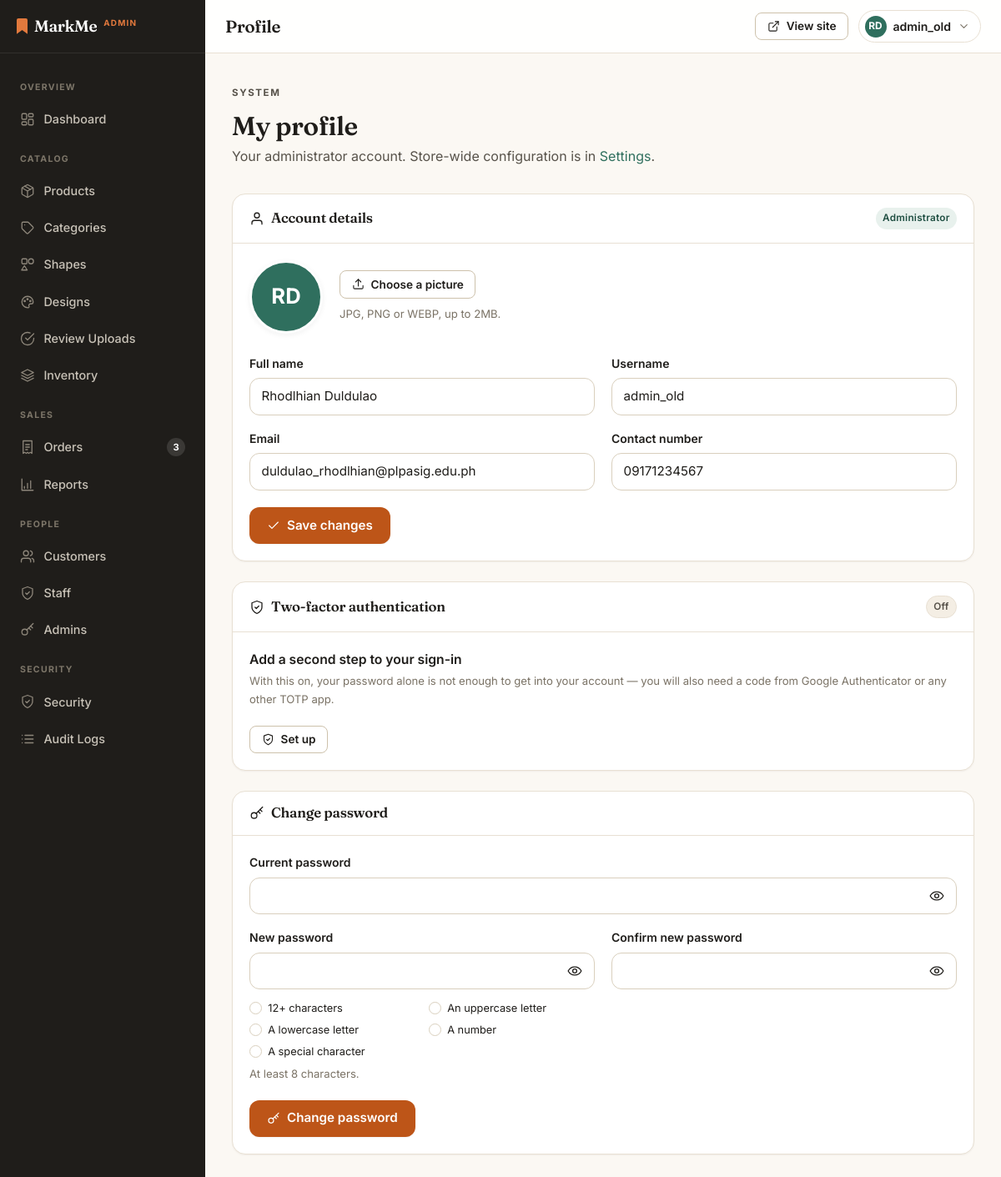
Screenshot of /admin/profile.php (signed in) with the database file from the repository.
### tables this page shows
CREATE TABLE `users` (
  `user_id` int(10) UNSIGNED NOT NULL,
  `role` enum('customer','staff','admin') NOT NULL DEFAULT 'customer',
  `username` varchar(50) NOT NULL,
  `email` varchar(150) NOT NULL,
  `password_hash` varchar(255) NOT NULL,
  `mfa_secret` varchar(64) DEFAULT NULL,
  `mfa_enabled` tinyint(1) NOT NULL DEFAULT 0,
  `mfa_confirmed_at` timestamp NULL DEFAULT NULL,
  `password_changed_at` timestamp NULL DEFAULT NULL,
  `full_name` varchar(150) NOT NULL,
  `avatar_path` varchar(255) DEFAULT NULL,
  `contact_number` varchar(30) DEFAULT NULL,
  `address` varchar(255) DEFAULT NULL,
  `city` varchar(100) DEFAULT NULL,
  `province` varchar(100) DEFAULT NULL,
  `postal_code` varchar(10) DEFAULT NULL,
  `is_active` tinyint(1) NOT NULL DEFAULT 1,
  `activated_at` timestamp NULL DEFAULT NULL,
  `created_at` timestamp NOT NULL DEFAULT current_timestamp()
);

### admin/includes/admin_header.php (called while the page is built, shortened)
<?php
require_once __DIR__ . '/../../includes/icons.php';
require __DIR__ . '/../../includes/backoffice/shell_header.php';

### admin/profile.php (called while the page is built)
<?php
require __DIR__ . '/../includes/backoffice/screens/profile.php';
require __DIR__ . '/includes/admin_header.php';
require __DIR__ . '/../includes/backoffice/views/profile.php';
require __DIR__ . '/../includes/backoffice/shell_footer.php';

### includes/backoffice/screens/profile.php (called while the page is built, shortened)
<?php
$userId = (int)current_user()['user_id'];
$stmt = db()->prepare('SELECT * FROM users WHERE user_id = :id');
$stmt->execute(['id' => $userId]);
$admin = $stmt->fetch();
$avatar = avatar_url($admin['avatar_path']);
$pageTitle = 'Profile';

### includes/functions.php (called while the page is built, shortened)
<?php
require_once __DIR__ . '/../config/db.php';
function e(?string $value): string
{
    return htmlspecialchars($value ?? '', ENT_QUOTES, 'UTF-8');
}
function current_user(): ?array
{
    return $_SESSION['user'] ?? null;
}
function is_logged_in(): bool
{
    return isset($_SESSION['user']);
}
function role_capabilities(string $role): array
{
    if ($role === 'admin') {
        return ['*'];
    }
    return [];
}
function can(string $capability): bool
{
    $caps = role_capabilities($_SESSION['user']['role']);
    return in_array('*', $caps, true) || in_array($capability, $caps, true);
}
function role_label(?string $role = null): string
{
    $role = $role ?? ($_SESSION['user']['role'] ?? '');
    return ['admin' => 'Administrator', 'staff' => 'Staff', 'customer' => 'Customer'][$role] ?? 'User';
}
function initials(?string $name): string
{
    $parts = preg_split('/\s+/', trim((string)$name)) ?: [];
    $parts = array_values(array_filter($parts));
    $first = mb_substr($parts[0], 0, 1);
    $last = count($parts) > 1 ? mb_substr($parts[count($parts) - 1], 0, 1) : '';
    return mb_strtoupper($first . $last);
}
function setting(string $key, string $default = ''): string
{
    static $cache = null;
    if ($cache === null) {
        $cache = [];
        foreach (db()->query('SELECT setting_key, setting_value FROM settings')->fetchAll() as $row) {
            $cache[$row['setting_key']] = (string)$row['setting_value'];
        }
    }
    return $cache[$key] ?? $default;
}
function avatar_url(?string $file): ?string
{
    if (!$file) {
        return null;
    }
    return is_file(__DIR__ . '/../uploads/avatars/' . $file)
        ? upload_url('avatars', $file)
        : null;
}

### config/db.php (called while the page is built, shortened)
<?php
function db(): PDO
{
    static $pdo = null;
    if ($pdo === null) {
        $dsn = 'mysql:host=' . DB_HOST . ';dbname=' . DB_NAME . ';charset=' . DB_CHARSET;
        $pdo = new PDO($dsn, DB_USER, DB_PASS, [
            PDO::ATTR_ERRMODE => PDO::ERRMODE_EXCEPTION,
            PDO::ATTR_DEFAULT_FETCH_MODE => PDO::FETCH_ASSOC,
            PDO::ATTR_EMULATE_PREPARES => false,
        ]);
    }
    return $pdo;
}

### includes/security.php (called while the page is built, shortened)
<?php
require_once __DIR__ . '/functions.php';
function sec_password_min(): int
{
    return max(8, (int)setting('password_min_length', '12'));
}
function password_rules(): array
{
    $min = sec_password_min();
    return [
        $min . '+ characters' => static fn(string $p): bool => mb_strlen($p) >= $min,
        'An uppercase letter' => static fn(string $p): bool => (bool)preg_match('/[A-Z]/', $p),
        'A lowercase letter' => static fn(string $p): bool => (bool)preg_match('/[a-z]/', $p),
        'A number' => static fn(string $p): bool => (bool)preg_match('/[0-9]/', $p),
        'A special character' => static fn(string $p): bool =>
            (bool)preg_match('/[^A-Za-z0-9]/', $p),
    ];
}

### includes/backoffice/views/profile.php (the view, shortened to what this page needs)
<div class="page-head">
    <div>
        <p class="eyebrow eyebrow-muted">System</p>
        <h2 style="margin-top:var(--s-2)">My profile</h2>
        <p>Your <?= e(strtolower(role_label())) ?> account.
            <?php if (can('settings.manage')): ?>
                Store-wide configuration is in
                <a href="<?= BASE_URL ?>/admin/settings.php">Settings</a>.
            <?php endif; ?></p>
    </div>
</div>
<div class="d-flex flex-column" style="gap:var(--s-6)">
    <form method="post" enctype="multipart/form-data">
        <section class="card card-flush">
            <div class="panel-head">
                <h2 class="d-flex align-items-center gap-2"><?= icon('user', 18) ?> Account details</h2>
                <span class="badge badge-ok"><?= e(role_label()) ?></span>
            </div>
            <div class="panel-body">
                <div class="avatar-editor" style="margin-bottom:var(--s-6)">
                    <span class="avatar-preview" data-avatar-preview>
                        <?php if ($avatar): ?>
                            <img src="<?= e($avatar) ?>" alt="Your current profile picture">
                        <?php else: ?>
                            <span class="avatar-initials"><?= e(initials($admin['full_name'])) ?></span>
                        <?php endif; ?>
                    </span>
                    <div class="avatar-editor-controls">
                        <label class="btn btn-secondary btn-sm" for="avatar">
                            <?= icon('upload', 15) ?> Choose a picture
                        </label>
                        <p class="form-text" style="margin:0">JPG, PNG or WEBP, up to 2MB.</p>
                    </div>
                </div>
                <div class="form-grid">
                    <div>
                        <label class="form-label" for="full_name">Full name</label>
                        <input type="text" id="full_name" name="full_name" class="form-control"
                               value="<?= e($admin['full_name']) ?>" autocomplete="name" required>
                    </div>
                    <div>
                        <label class="form-label" for="username">Username</label>
                        <input type="text" id="username" name="username" class="form-control"
                               value="<?= e($admin['username']) ?>" autocomplete="username" required>
                    </div>
                    <div>
                        <label class="form-label" for="email">Email</label>
                        <input type="email" id="email" name="email" class="form-control"
                               value="<?= e($admin['email']) ?>" autocomplete="email" required>
                    </div>
                    <div>
                        <label class="form-label" for="contact_number">Contact number</label>
                        <input type="tel" id="contact_number" name="contact_number" class="form-control"
                               value="<?= e($admin['contact_number']) ?>" autocomplete="tel">
                    </div>
                </div>
                <button type="submit" class="btn btn-primary" style="margin-top:var(--s-5)">
                    <?= icon('check', 16) ?> Save changes
                </button>
            </div>
        </section>
    </form>
    <?php require __DIR__ . '/../../mfa_panel.php'; ?>
    <section class="card card-flush">
        <div class="panel-head">
            <h2 class="d-flex align-items-center gap-2"><?= icon('key', 18) ?> Change password</h2>
        </div>
        <div class="panel-body">
            <form method="post">
                <div class="form-grid">
                    <div class="span-2">
                        <label class="form-label" for="current_password">Current password</label>
                        <input type="password" id="current_password" name="current_password"
                               class="form-control" autocomplete="current-password" required>
                    </div>
                    <div>
                        <label class="form-label" for="new_password">New password</label>
                        <input type="password" id="new_password" name="new_password" class="form-control"
                               minlength="<?= sec_password_min() ?>" autocomplete="new-password"
                               required data-password-input aria-describedby="admPolicy">
                        <ul class="pw-policy" id="admPolicy" data-password-policy aria-live="polite">
                            <?php foreach (array_keys(password_rules()) as $rule): ?>
                                <li data-rule="<?= e($rule) ?>">
                                    <span class="pw-mark" aria-hidden="true"></span><?= e($rule) ?>
                                </li>
                            <?php endforeach; ?>
                        </ul>
                        <p class="form-text">At least 8 characters.</p>
                    </div>
                    <div>
                        <label class="form-label" for="confirm_password">Confirm new password</label>
                        <input type="password" id="confirm_password" name="confirm_password"
                               class="form-control" minlength="8" autocomplete="new-password" required>
                    </div>
                </div>
                <button type="submit" class="btn btn-primary" style="margin-top:var(--s-5)">
                    <?= icon('key', 16) ?> Change password
                </button>
            </form>
        </div>
    </section>
</div>

### includes/backoffice/shell_header.php (shortened to what this page needs)
<?php
$pageTitle = $pageTitle ?? 'Admin';
?>
<!DOCTYPE html>
<html lang="en" data-base="<?= BASE_URL ?>">
<head>
    <link href="https://cdn.jsdelivr.net/npm/bootstrap@5.3.3/dist/css/bootstrap.min.css" rel="stylesheet">
    <?php require __DIR__ . '/../../includes/styles.php'; ?>
</head>
<body class="admin-body">
<div class="admin-shell">
    <?php require __DIR__ . '/../../includes/backoffice/sidebar.php'; ?>
    <div class="admin-main">
        <header class="admin-top">
            <h1><?= e($pageTitle) ?></h1>
            <div class="admin-top-actions">
                <a class="btn btn-secondary btn-sm" href="<?= BASE_URL ?>/customer/index.php">
                    <?= icon('external', 15) ?> <span class="d-none d-sm-inline">View site</span>
                </a>
                <div class="dropdown account-menu">
                    <button type="button" class="header-user" id="adminAccountBtn"
                            data-bs-toggle="dropdown" data-bs-offset="0,8" aria-expanded="false">
                        <span class="avatar" aria-hidden="true"><?= e(initials(current_user()['full_name'])) ?></span>
                        <span class="name"><?= e(current_user()['username']) ?></span>
                        <span class="caret" aria-hidden="true"><?= icon('chevron-down', 15) ?></span>
                    </button>
                </div>
            </div>
        </header>
        <main class="admin-content">

### assets/css/variables.css (style rules this page uses)
:root { --cream: #fbf8f3; --cream-2: #f4eee4; --surface: #ffffff; --ink: #1f1d1a; --ink-2: #57524a; --ink-3: #7a7265; --accent: #e2793d; --accent-600: #bd5518; --accent-700: #a4470f; --accent-050: #fdf1e8; --green: #2f6f5e; --green-700: #1f4f42; --green-050: #e8f1ed; --gold: #d9a441; --ink-surface: var(--ink); --on-ink: #ffffff; --bar-bg: rgba(255, 255, 255, 0.92); --chip-bg: rgba(255, 255, 255, 0.94); --accent-text: var(--accent-700); --green-text: var(--green-700); --green-ink: var(--green); --border: #e8e0d3; --border-2: #d9cfbd; --row-hover: #fbf8f3; --hover-surface: #f4eee4; --btn-outline-border: #cdc1ab; --accent-border: #f0d9c6; --green-border: #cfe3da; --danger-border: #f0d3c5; --danger: #a1401a; --danger-050: #fbeae2; --warn: #8a6410; --warn-050: #fbf2dd; --shadow-xs: 0 1px 2px rgba(31, 29, 26, 0.05); --shadow-sm: 0 2px 6px rgba(31, 29, 26, 0.06); --shadow-md: 0 8px 20px rgba(31, 29, 26, 0.08); --shadow-lg: 0 18px 44px rgba(31, 29, 26, 0.12); --r-sm: 8px; --r-md: 12px; --r-lg: 16px; --r-xl: 24px; --r-pill: 999px; --art-bg: #ffffff; --s-1: 0.25rem; --s-2: 0.5rem; --s-3: 0.75rem; --s-4: 1rem; --s-5: 1.25rem; --s-6: 1.5rem; --s-8: 2rem; --s-10: 2.5rem; --s-12: 3rem; --s-16: 4rem; --section-y: clamp(3.25rem, 5.5vw, 5rem); --container: 1240px; --header-h: 68px; --font-display: "Fraunces", Georgia, "Times New Roman", serif; --font-body: "Inter", -apple-system, BlinkMacSystemFont, "Segoe UI", Roboto, sans-serif; --ease: cubic-bezier(0.2, 0.7, 0.3, 1); --ease-entrance: cubic-bezier(0.16, 1, 0.3, 1); --t-fast: 0.15s var(--ease); --t-base: 0.22s var(--ease); --bs-body-font-family: var(--font-body); --bs-body-color: var(--ink); --bs-border-color: var(--border); --bs-link-color: var(--green); --bs-link-hover-color: var(--green-700); --bs-border-radius: var(--r-md); }

### assets/css/base.css (style rules this page uses)
*, *::before, *::after { box-sizing: border-box; }
html { scroll-behavior: smooth; -webkit-text-size-adjust: 100%; }
body { display: flex; flex-direction: column; min-height: 100vh; margin: 0; background: var(--cream); color: var(--ink); font-family: var(--font-body); font-size: 1rem; line-height: 1.65; -webkit-font-smoothing: antialiased; }
main { flex: 1 0 auto; }
h1, h2, h3, h4, h5, h6, .display-serif, .brand-mark { font-family: var(--font-display); font-weight: 600; color: var(--ink); line-height: 1.18; letter-spacing: -0.015em; margin: 0; }
h1, .h1 { font-size: clamp(1.9rem, 3vw, 2.4rem); }
h2, .h2 { font-size: clamp(1.6rem, 2.6vw, 2.1rem); }
p { margin: 0 0 var(--s-4); }
p:last-child { margin-bottom: 0; }
a { color: var(--green-ink); text-decoration: none; transition: color var(--t-fast); }
.eyebrow { display: inline-block; font-family: var(--font-body); font-size: 0.72rem; font-weight: 700; letter-spacing: 0.14em; text-transform: uppercase; color: var(--accent-text); margin: 0; }
.eyebrow-muted { color: var(--ink-3); }
.page-head { display: flex; flex-wrap: wrap; align-items: flex-end; justify-content: space-between; gap: var(--s-4); margin-bottom: var(--s-8); }
.page-head .eyebrow { margin-bottom: var(--s-1); }
.page-head p { color: var(--ink-2); margin: var(--s-1) 0 0; }

### assets/css/admin.css (style rules this page uses)
.admin-body { background: var(--cream); display: block; min-height: 100vh; }
.admin-shell { display: flex; min-height: 100vh; }
.admin-main { flex: 1; min-width: 0; display: flex; flex-direction: column; }
.admin-top { position: sticky; top: 0; z-index: 20; background: var(--bar-bg); backdrop-filter: saturate(140%) blur(10px); border-bottom: 1px solid var(--border); display: flex; align-items: center; gap: var(--s-4); padding: var(--s-3) var(--s-6); min-height: 62px; }
.admin-top h1 { font-size: 1.28rem; margin: 0; }
.admin-top .admin-top-actions { margin-left: auto; display: flex; align-items: center; gap: var(--s-3); }
.admin-content { padding: var(--s-6); }
@media (min-width: 1200px) { .admin-content { padding: var(--s-8) var(--s-8) var(--s-12); } }

### assets/css/responsive.css (style rules this page uses)
[id] { scroll-margin-top: calc(var(--header-h) + 16px); }

### assets/css/overrides.css (style rules this page uses)
.btn-secondary, .btn-outline-primary, .btn-outline-secondary, .btn-outline-dark { --bs-btn-border-color: var(--btn-outline-border); border-color: var(--btn-outline-border); background: var(--surface); }

### rows the page displays
users: full_name "RD", username "admin_old", full_name "Rhodlhian Duldulao", email "duldulao_rhodlhian@plpasig.edu.ph", contact_number "09171234567"

### other values shown
is_admin() ? 'Admin' : 'Staff' "ADMIN"
$label "OVERVIEW"
$text "Dashboard"
$label "CATALOG"
$text "Products"
$text "Categories"
$text "Shapes"
$text "Designs"
$text "Review Uploads"
$text "Inventory"
$label "SALES"
$text "Orders"
$badge "3"
$text "Reports"
$label "PEOPLE"
